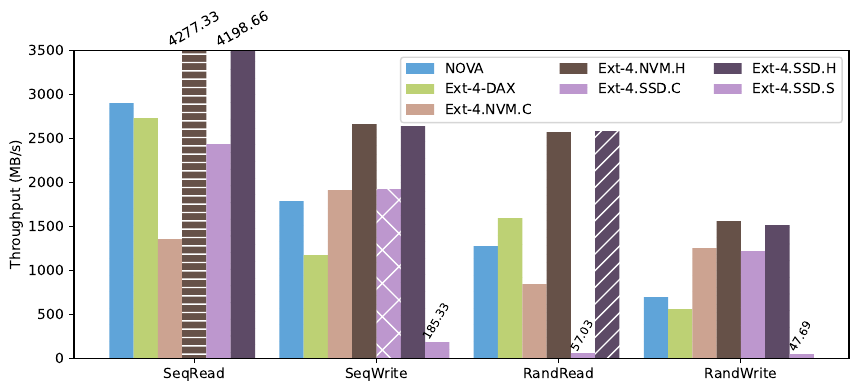

The Python source for this figure:
import matplotlib.pyplot as plt
import numpy as np

data = {
    'SeqRead'   : [2899.33, 2721, 1355.66, 4277.33, 2435, 4198.66], #, 0],
    'SeqWrite'  : [1781.66, 1171.33, 1901.66, 2656.33, 1920, 2632.33, 185.33],
    'RandRead'  : [1271.33, 1585.66, 844, 2572, 57.03, 2573.33], #, 0],
    'RandWrite' : [695.66, 554.66, 1244, 1550.66, 1214.33, 1514.66, 47.69],
}

fsnames = ['NOVA', 'Ext-4-DAX', 'Ext-4.NVM.C', 'Ext-4.NVM.H', 'Ext-4.SSD.C', 'Ext-4.SSD.H', 'Ext-4.SSD.S']

colors = ['#5FA4D9', '#BDD174', '#CCA391', '#665148', '#BD97CE', '#5D4A66', '#BD97CE']

hatches = ['-', '/', '+', '--', 'x', '//', '\\\\']

plt.rcParams['hatch.color'] = 'white'
plt.figure(figsize=(10, 4))
plt.ylim((0, 3500))

idx = 0
ticks_pos = []
h = []

for i, clust in enumerate(data):
    h=plt.bar(np.arange(len(data[clust]))+idx, data[clust], color=colors[:len(data[clust])], hatch=hatches[:len(data[clust])], width=1)
    ticks_pos.append(idx+len(data[clust])/2)
    idx += len(data[clust])+1

plt.text(3, 3500, "4277.33", ha='center', va='bottom', rotation=30)
plt.text(5, 3500, "4198.66", ha='center', va='bottom', rotation=30)
plt.text(13, 185.33, "185.33", ha='center', va='bottom', rotation=60, fontsize='small')
plt.text(19, 57.03, "57.03", ha='center', va='bottom', rotation=60, fontsize='small')
plt.text(28, 47.69, "47.69", ha='center', va='bottom', rotation=60, fontsize='small')


plt.xticks(ticks_pos, list(data.keys()))
plt.ylabel("Throughput (MB/s)")
plt.legend(h, fsnames, ncol=3)
plt.savefig('plot0.pdf', bbox_inches='tight')


# plt.legend(fontsize=22, ncol=2)